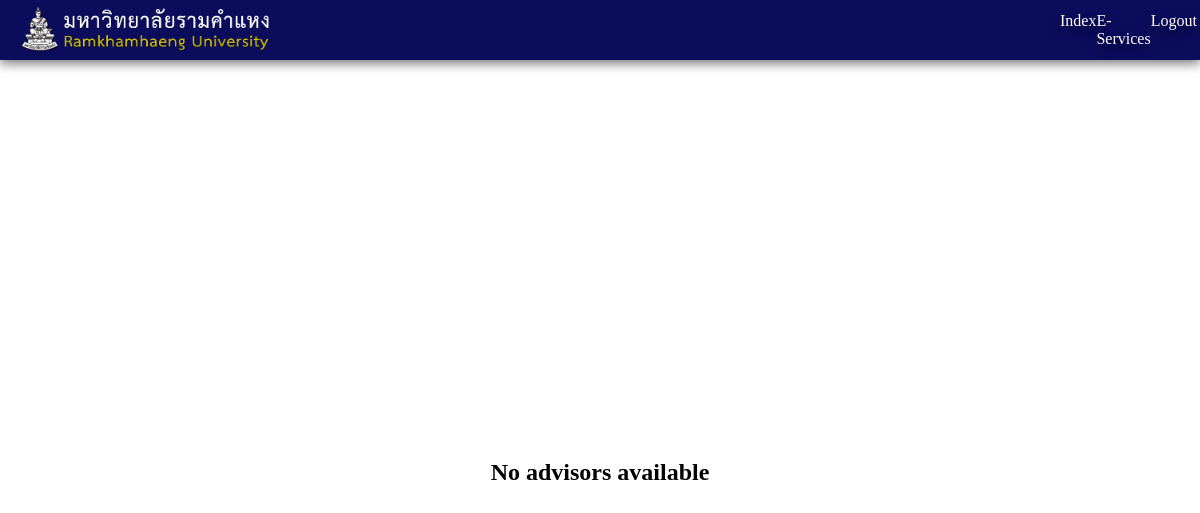
Before: /advisor_list/ with the older database file.
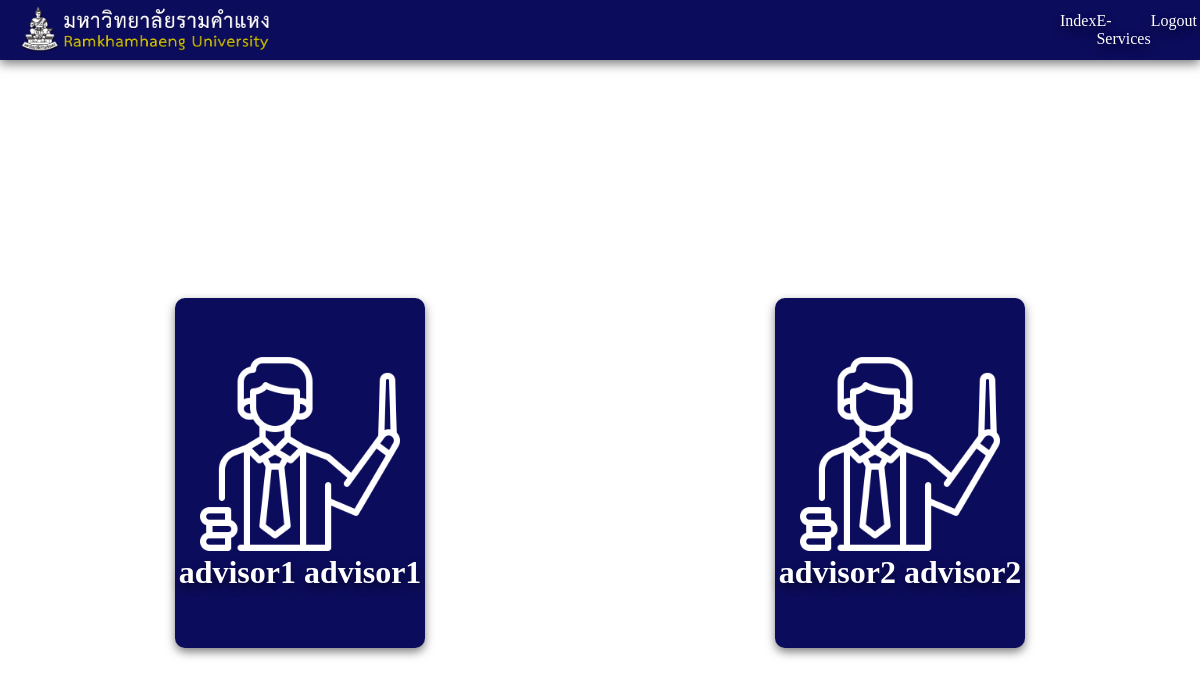
After: the same page with the newer database file.
### accounts/models.py (models this page shows, shortened)
class Advisor(models.Model):
    TITLE_CHOICES = [
        ('ดร.', 'ดร.'),
        ('ผศ.', 'ผู้ช่วยศาสตราจารย์'),
        ('รศ.', 'รองศาสตราจารย์'),
        ('ศ.', 'ศาสตราจารย์'),
    ]
    user = models.OneToOneField(User, on_delete=models.CASCADE, related_name="advisor_profile")
    title = models.CharField(max_length=50, choices=TITLE_CHOICES)
    expertise = models.CharField(max_length=200)

class User(AbstractBaseUser, PermissionsMixin):
    ROLE_CHOICES = [
        ('Student', 'Student'),
        ('Advisor', 'Advisor'),
        ('Admin', 'Admin'),
    ]
    email = models.EmailField(unique=True)
    first_name = models.CharField(max_length=255)
    last_name = models.CharField(max_length=255)
    role = models.CharField(max_length=20, choices=ROLE_CHOICES)
    is_active = models.BooleanField(default=True)
    is_staff = models.BooleanField(default=False)
    groups = models.ManyToManyField(
        'auth.Group',
        related_name='custom_user_groups',
        blank=True,
        help_text='The groups this user belongs to.',
        verbose_name='groups',
    )
    user_permissions = models.ManyToManyField(
        'auth.Permission',
        related_name='custom_user_permissions',
        blank=True,
        help_text='Specific permissions for this user.',
        verbose_name='user permissions',
    )
    objects = CustomUserManager()
    USERNAME_FIELD = 'email'
    REQUIRED_FIELDS = ['first_name', 'last_name']

### accounts/views.py (the view)
# urls.py: path('advisor_list/', views.advisor_list, name='advisor_list'),  # รายชื่ออาจารย์ที่ปรึกษา
def advisor_list(request):
    advisors = Advisor.objects.all()
    return render(request, "teacher.html", {'advisors': advisors})

### templates/teacher.html (shortened to what this page needs)
{% extends "base.html" %}
{% load static %}
{% block content %}
<link rel="stylesheet" href="{% static 'css\style.css' %}">
<div class="teacher-content">
    <div class="top">
        {% if advisors %}
        {% for advisor in  advisors %}
        <a class="a-text" href="javascript:void(0)" id="openPopup{{ advisor.id }}">
            <div class="box">
                <img class="img-t" src="{% static 'img/teacher.png' %}" alt="">
                <h1>{{ advisor.user.first_name }} {{ advisor.user.last_name }}</h1>
            </div>
        </a>
        {% endfor %}
        {% else %}
            <h2 class="text-center">No advisors available</h2>
        {% endif %}
    </div>
</div>
{% endblock %}

### templates/base.html (shortened to what this page needs)
{% load static %}
<!DOCTYPE html>
<html lang="en">
<head>
    <link rel="stylesheet" href="{% static 'css\style.css' %}">
</head>
<body>
    <div class="nav-bar">
        <div class="main-logo">
           <a href="{% url 'index' %}"><img class="img-main" src="{% static 'img/banner1.png' %}" alt=""></a>
        </div>
        <div class="nav-bar-text">
            <a class="a-text" href="{% url 'index' %}">Index</a>
            <a class="a-text" href="https://beta-e-service.ru.ac.th/index.php">E-Services</a>
            <a class="a-text" href="{% url 'login' %}">Logout</a>
        </div>
    </div>
    {% block content %}
    {% endblock content %}
</body>
</html>

### static/css/style.css (style rules this page uses)
* { padding: 0px; margin: 0px; }
.nav-bar { width: 100%; height: 60px; background-color: rgb(12, 12, 92); display: flex; align-items: center; justify-content:space-between; box-shadow: 0px 4px 10px rgba(0, 0, 0, 0.5); z-index: 1000; position: fixed; top: 0; left: 0; }
.main-logo { width: 250px; height: 50px; }
.img-main { width: 250px; height: 50px; margin-left: 20px; }
.nav-bar-text { width: 10%; margin-right: 20px; display: flex; justify-content: space-between; }
.a-text { color: white; text-decoration: none; text-shadow: 0px 5px 10px rgba(0, 0, 0, 0.5); }
.teacher-content { width: 100%; height: 945px; display: flex; align-items: center; justify-content:space-between; }
.top { width: 100%; height: 911px; display: flex; align-items: center; justify-content:space-around; }
.box { width: 250px; height: 350px; border-radius: 10px; display: flex; flex-direction: column; align-items: center; justify-content: center; background-color: rgb(12, 12, 92); box-shadow: 0px 4px 10px rgba(0, 0, 0, 0.5); transition: transform 0.4s ease, box-shadow 0.4s ease; }
.img-t { width: 200px; height: 200px; }

Changed rows visible on the page:
added Advisor: user.first_name "advisor1", user.last_name "advisor1"
added Advisor: user.first_name "advisor2", user.last_name "advisor2"
Other visible differences:
text no longer shown: "No advisors available"
